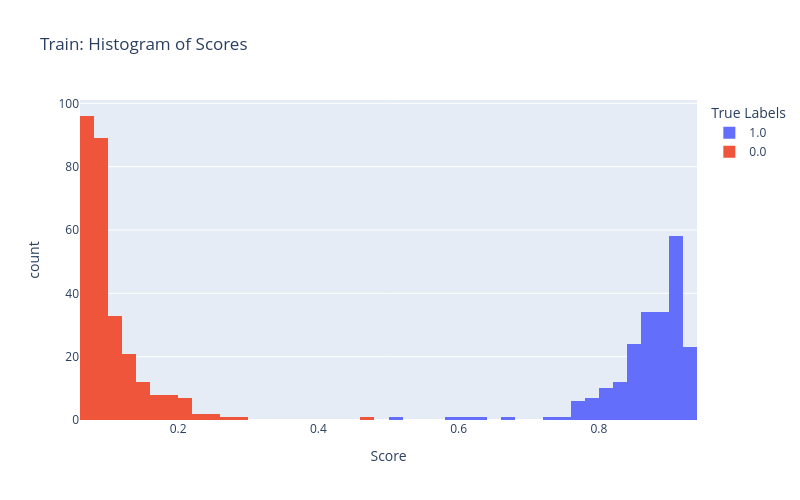
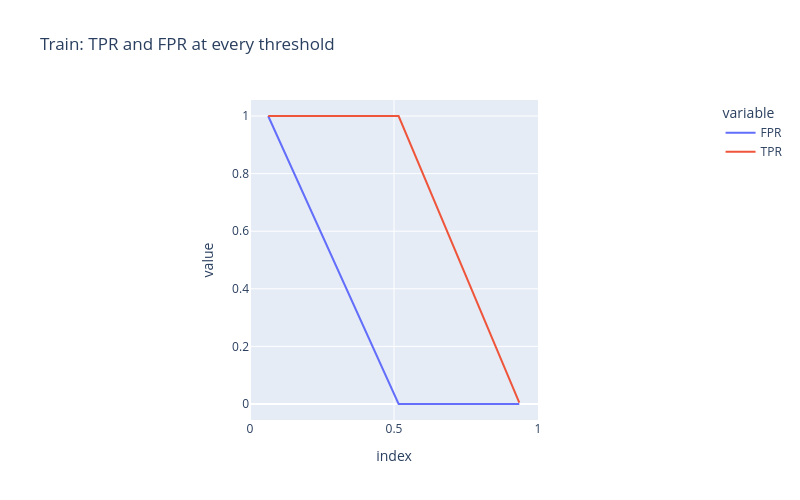
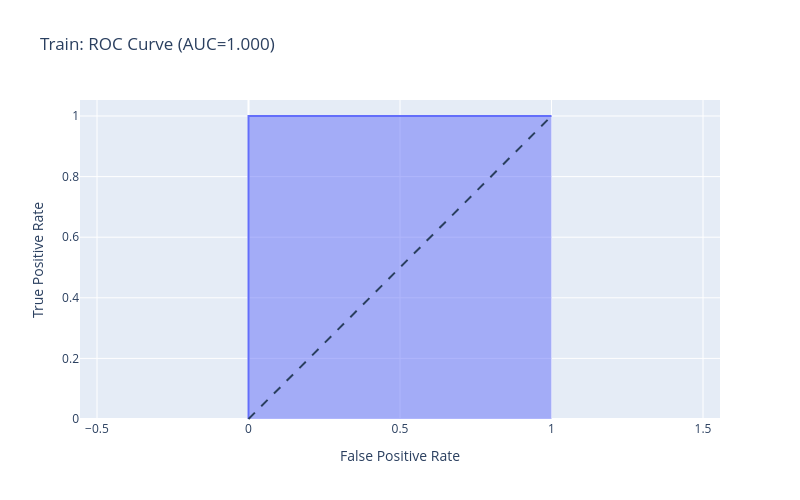
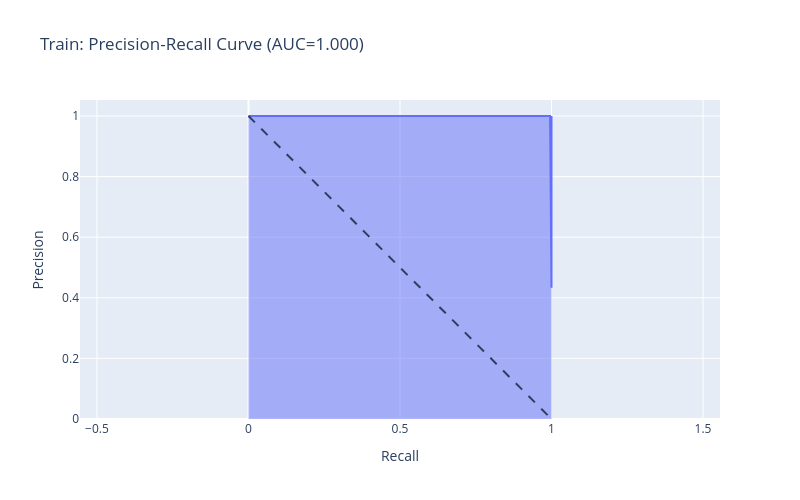

The notebook cell these images were saved under, in order:
### Code cell
for y_true, y_score, name in [(train_y_true, train_y_score, 'Train'),
                               (val_y_true, val_y_score, 'Validation')]:

# for y_true, y_score, name in [(train_y_true, train_y_score, 'Train')]:
    plot_preliminary_plots(y_true, y_score, name)
    plot_roc_curve(y_true, y_score, name)
    plot_pr_curve(y_true, y_score, name)

### Figure 1 — Plotly figure (JSON) as saved in the notebook; plotly's stock layout.template omitted (floating-point values rounded to 4 significant figures; data arrays with more than 128 entries replaced by an {"elided": "..."} marker saying what was removed)
{"data": [{"bingroup": "x", "hovertemplate": "True Labels=1.0<br>Score=%{x}<br>count=%{y}<extra></extra>", "legendgroup": "1.0", "marker": {"color": "#636efa", "pattern": {"shape": ""}}, "name": "1.0", "nbinsx": 50, "orientation": "v", "showlegend": true, "type": "histogram", "x": {"elided": "215 float values"}, "xaxis": "x", "yaxis": "y"}, {"bingroup": "x", "hovertemplate": "True Labels=0.0<br>Score=%{x}<br>count=%{y}<extra></extra>", "legendgroup": "0.0", "marker": {"color": "#EF553B", "pattern": {"shape": ""}}, "name": "0.0", "nbinsx": 50, "orientation": "v", "showlegend": true, "type": "histogram", "x": {"elided": "281 float values"}, "xaxis": "x", "yaxis": "y"}], "layout": {"barmode": "relative", "height": 500, "legend": {"title": {"text": "True Labels"}, "tracegroupgap": 0}, "title": {"text": "Train: Histogram of Scores"}, "width": 800, "xaxis": {"anchor": "y", "domain": [0, 1], "title": {"text": "Score"}}, "yaxis": {"anchor": "x", "domain": [0, 1], "title": {"text": "count"}}}}

### Figure 2 — Plotly figure (JSON) as saved in the notebook; plotly's stock layout.template omitted (floating-point values rounded to 4 significant figures)
{"data": [{"hovertemplate": "variable=FPR<br>index=%{x}<br>value=%{y}<extra></extra>", "legendgroup": "FPR", "line": {"color": "#636efa", "dash": "solid"}, "marker": {"symbol": "circle"}, "mode": "lines", "name": "FPR", "orientation": "v", "showlegend": true, "type": "scatter", "x": [Infinity, 0.935, 0.516, 0.06311], "xaxis": "x", "y": [0.0, 0.0, 0.0, 1.0], "yaxis": "y"}, {"hovertemplate": "variable=TPR<br>index=%{x}<br>value=%{y}<extra></extra>", "legendgroup": "TPR", "line": {"color": "#EF553B", "dash": "solid"}, "marker": {"symbol": "circle"}, "mode": "lines", "name": "TPR", "orientation": "v", "showlegend": true, "type": "scatter", "x": [Infinity, 0.935, 0.516, 0.06311], "xaxis": "x", "y": [0.0, 0.004651, 1.0, 1.0], "yaxis": "y"}], "layout": {"height": 500, "legend": {"title": {"text": "variable"}, "tracegroupgap": 0}, "title": {"text": "Train: TPR and FPR at every threshold"}, "width": 800, "xaxis": {"anchor": "y", "constrain": "domain", "domain": [0, 1], "range": [0, 1], "title": {"text": "index"}}, "yaxis": {"anchor": "x", "domain": [0, 1], "scaleanchor": "x", "scaleratio": 1, "title": {"text": "value"}}}}

### Figure 3 — Plotly figure (JSON) as saved in the notebook; plotly's stock layout.template omitted (floating-point values rounded to 4 significant figures)
{"data": [{"fillpattern": {"shape": ""}, "hovertemplate": "False Positive Rate=%{x}<br>True Positive Rate=%{y}<extra></extra>", "legendgroup": "", "line": {"color": "#636efa"}, "marker": {"symbol": "circle"}, "mode": "lines", "name": "", "orientation": "v", "showlegend": false, "stackgroup": "1", "type": "scatter", "x": [0.0, 0.0, 0.0, 1.0], "xaxis": "x", "y": [0.0, 0.004651, 1.0, 1.0], "yaxis": "y"}], "layout": {"height": 500, "legend": {"tracegroupgap": 0}, "shapes": [{"line": {"dash": "dash"}, "type": "line", "x0": 0, "x1": 1, "y0": 0, "y1": 1}], "title": {"text": "Train: ROC Curve (AUC=1.000)"}, "width": 800, "xaxis": {"anchor": "y", "domain": [0, 1], "title": {"text": "False Positive Rate"}}, "yaxis": {"anchor": "x", "domain": [0, 1], "scaleanchor": "x", "scaleratio": 1, "title": {"text": "True Positive Rate"}}}}

### Figure 4 — Plotly figure (JSON) as saved in the notebook; plotly's stock layout.template omitted (floating-point values rounded to 4 significant figures; data arrays with more than 128 entries replaced by an {"elided": "..."} marker saying what was removed)
{"data": [{"fillpattern": {"shape": ""}, "hovertemplate": "Recall=%{x}<br>Precision=%{y}<extra></extra>", "legendgroup": "", "line": {"color": "#636efa"}, "marker": {"symbol": "circle"}, "mode": "lines", "name": "", "orientation": "v", "showlegend": false, "stackgroup": "1", "type": "scatter", "x": {"elided": "497 float values"}, "xaxis": "x", "y": {"elided": "497 float values"}, "yaxis": "y"}], "layout": {"height": 500, "legend": {"tracegroupgap": 0}, "shapes": [{"line": {"dash": "dash"}, "type": "line", "x0": 0, "x1": 1, "y0": 1, "y1": 0}], "title": {"text": "Train: Precision-Recall Curve (AUC=1.000)"}, "width": 800, "xaxis": {"anchor": "y", "domain": [0, 1], "title": {"text": "Recall"}}, "yaxis": {"anchor": "x", "domain": [0, 1], "scaleanchor": "x", "scaleratio": 1, "title": {"text": "Precision"}}}}
